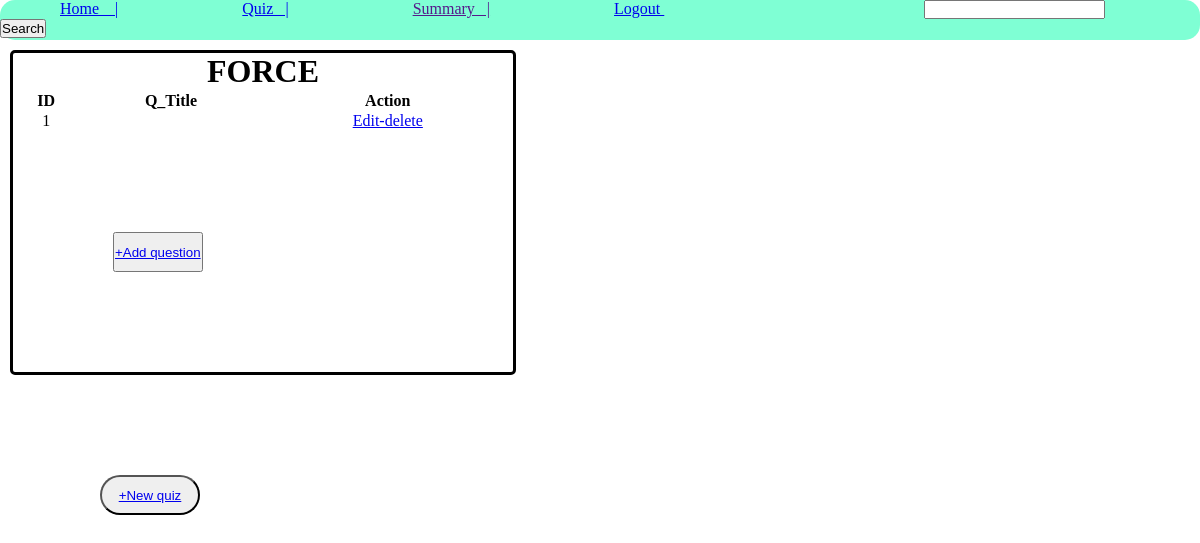
The app's page /quizmg, older data.
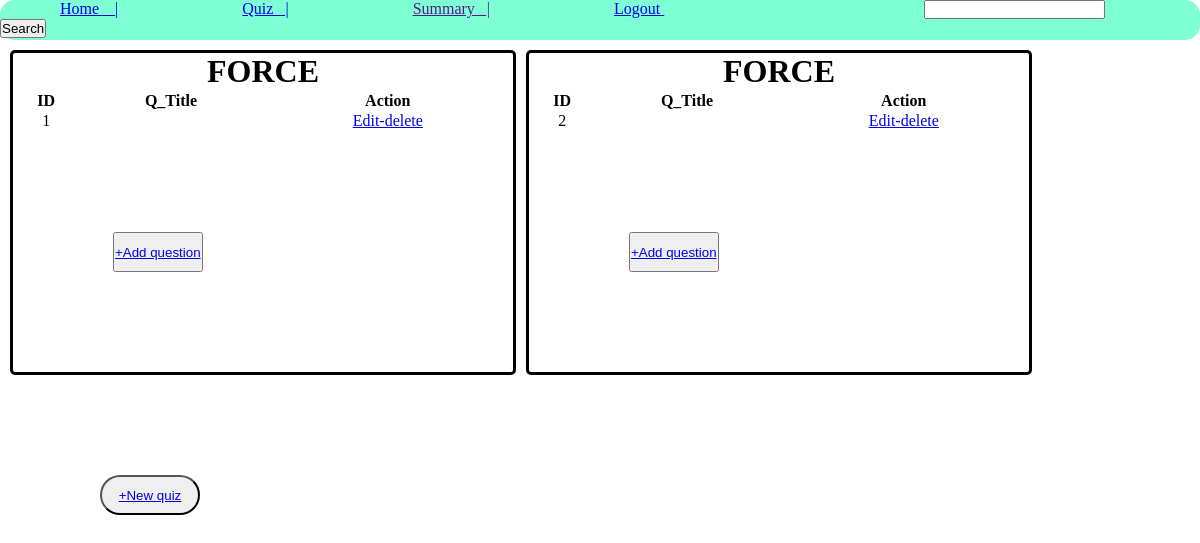
The same page, newer data.
### tables this page shows
CREATE TABLE chapter(
    id INTEGER PRIMARY KEY ,
    name TEXT,
    description TEXT,
    sub_name TEXT,
    FOREIGN KEY (sub_name) REFERENCES subject(name));

CREATE TABLE quiz(
    id INTEGER PRIMARY KEY AUTOINCREMENT,
    chapter_id INTEGER,
    date_of_quiz DATE,
    time_duration TIME,
    remarks TEXT,
    FOREIGN KEY(chapter_id) REFERENCES chapter(id)
);

### app.py (the view)
@app.route('/quizmg')
def quizmg():
    q= get_ch()
    c = get_id()
    return render_template('quiz_managment.html',quiz = q ,get=True,chap=c)

### database.py (called while the page is built)
def get_ch():
    con = sqlite3.connect('database.sqlite3')
    cur = con.cursor()
    query = f"SELECT name,id FROM chapter"
    cur.execute(query)
    res = cur.fetchall()
    con.commit()
    con.close()
    return res

def get_id():
    con = sqlite3.connect('database.sqlite3')
    cur = con.cursor()
    query = "SELECT chapter_id,id FROM quiz"
    cur.execute(query)
    res = cur.fetchall()
    con.commit()
    con.close()
    return res

### templates/quiz_managment.html (shortened to what this page needs)
<!DOCTYPE html>
<html lang="en">
<head>
</head>
<body>
    <nav>
        <ul>
            <li><a href="#"> Home &nbsp &nbsp|</a></li>
            <li><a href="/quizmg"> Quiz &nbsp&nbsp|</a></li>
            <li><a href=""> Summary&nbsp&nbsp |</a></li>
            <li><a href="/"> Logout </a></li>
            <li id="search"><input type="search">
            <button>Search</button></li>
        </ul>
    </nav>
    <main>
    {%if get%}
    {%for i in quiz%}
    {%for b in chap%}
    {%if i[1]==b[0]%}
        <div id="subs_chap">
                <h1>{{i[0]}}</h1>
                <table style="width: 100%;">
                    <tr>
                        <th>ID</th>
                        <th>Q_Title</th>
                        <th>Action</th>
                    </tr>
                    <tr>
                        <td>{{b[1]}}</td>
                        <td>{{b[2]}}</td>
                        <td><a href="/edit-delete2">Edit-delete</a></td>
                </tr>
            </table>
            <button class="add2"><a href="/add_question/{{b[1]}}">+Add question</a></button>
        </div>
    {%endif%}
    {%endfor%}
    {%endfor%}
    {%endif%}
    </main>
    <button id="add"><a href="/add_quiz">+New quiz</a></button>
</body>
</html>

### templates/quiz_managment.html (style rules this page uses)
* { margin: 0%; padding: 0%; }
nav { width: 100%; height: 40px; border-radius: 15px; background-color: aquamarine; }
li { margin: 60px; display: inline; }
#search { margin-left: 200px; }
#add { border-radius: 20px; margin: 100px; height: 40px; width: 100px; }
h1 { text-align: center; }
div { width: 500px; border: solid; border-radius: 5px; margin-top: 10px; margin-left: 10px; }
.add2 { margin: 100px; height: 40px; width: auto; }
main { display: flex; }
tr { text-align: center; }

Row changes from the older to the newer data that the page shows:
added quiz: {{ i[0] }} "FORCE", id "2"
